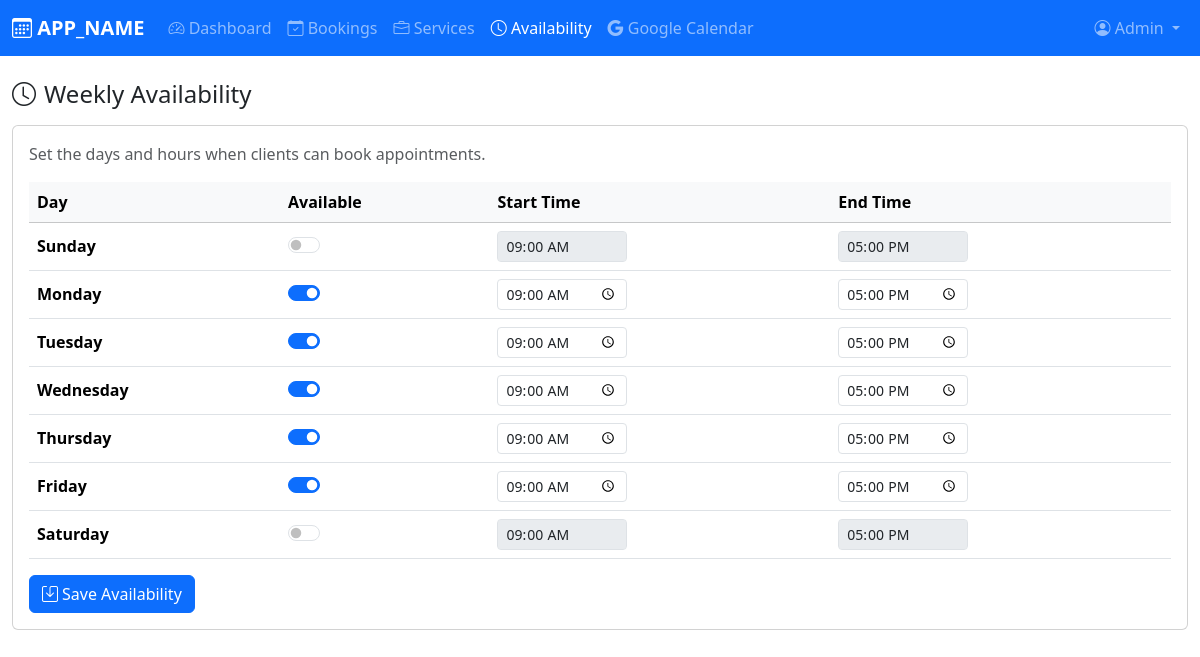
Screenshot of /admin/availability.php (signed in) with the database file from the repository.
### tables this page shows
CREATE TABLE IF NOT EXISTS availability (
    id INT AUTO_INCREMENT PRIMARY KEY,
    day_of_week TINYINT NOT NULL COMMENT '0=Sunday, 6=Saturday',
    start_time TIME NOT NULL,
    end_time TIME NOT NULL,
    is_available TINYINT(1) DEFAULT 1
);

### includes/auth.php (called while the page is built, shortened)
<?php
function h(string $value): string {
    return htmlspecialchars($value, ENT_QUOTES, 'UTF-8');
}

### admin/availability.php (the view, shortened to what this page needs)
<?php
require_once __DIR__ . '/../includes/auth.php';
$db = get_db();
$rows = $db->query('SELECT * FROM availability ORDER BY day_of_week ASC')->fetchAll();
$avail = [];
foreach ($rows as $r) {
    $avail[$r['day_of_week']] = $r;
}
$day_names = ['Sunday', 'Monday', 'Tuesday', 'Wednesday', 'Thursday', 'Friday', 'Saturday'];
$active_nav = 'availability';
require_once __DIR__ . '/../includes/admin_header.php';
?>
<div class="d-flex justify-content-between align-items-center mb-3">
    <h4 class="mb-0"><i class="bi bi-clock me-2"></i>Weekly Availability</h4>
</div>
<div class="card">
    <div class="card-body">
        <p class="text-muted">Set the days and hours when clients can book appointments.</p>
        <form method="post">
            <div class="table-responsive">
                <table class="table align-middle">
                    <thead class="table-light">
                        <tr>
                            <th>Day</th>
                            <th>Available</th>
                            <th>Start Time</th>
                            <th>End Time</th>
                        </tr>
                    </thead>
                    <tbody>
                        <?php for ($day = 0; $day <= 6; $day++): ?>
                        <?php $a = $avail[$day] ?? ['is_available' => 0, 'start_time' => '09:00:00', 'end_time' => '17:00:00']; ?>
                        <tr>
                            <td class="fw-semibold"><?= $day_names[$day] ?></td>
                            <td>
                                <div class="form-check form-switch">
                                    <input class="form-check-input availability-toggle" type="checkbox"
                                           name="available[<?= $day ?>]" value="1"
                                           id="avail_<?= $day ?>"
                                           <?= $a['is_available'] ? 'checked' : '' ?>
                                           data-day="<?= $day ?>">
                                </div>
                            </td>
                            <td>
                                <input type="time" class="form-control form-control-sm" style="width:130px"
                                       name="start[<?= $day ?>]"
                                       value="<?= substr(h($a['start_time']), 0, 5) ?>"
                                       <?= !$a['is_available'] ? 'disabled' : '' ?>
                                       id="start_<?= $day ?>">
                            </td>
                            <td>
                                <input type="time" class="form-control form-control-sm" style="width:130px"
                                       name="end[<?= $day ?>]"
                                       value="<?= substr(h($a['end_time']), 0, 5) ?>"
                                       <?= !$a['is_available'] ? 'disabled' : '' ?>
                                       id="end_<?= $day ?>">
                            </td>
                        </tr>
                        <?php endfor; ?>
                    </tbody>
                </table>
            </div>
            <button type="submit" class="btn btn-primary"><i class="bi bi-save me-1"></i>Save Availability</button>
        </form>
    </div>
</div>
<?php require_once __DIR__ . '/../includes/admin_footer.php'; ?>

### includes/admin_header.php (shortened to what this page needs)
<!DOCTYPE html>
<html lang="en">
<head>
    <link rel="stylesheet" href="https://cdn.jsdelivr.net/npm/bootstrap@5.3.2/dist/css/bootstrap.min.css">
    <link rel="stylesheet" href="https://cdn.jsdelivr.net/npm/bootstrap-icons@1.11.3/font/bootstrap-icons.min.css">
    <link rel="stylesheet" href="<?= APP_URL ?>/assets/css/style.css">
</head>
<body>
<nav class="navbar navbar-expand-lg navbar-dark bg-primary">
    <div class="container-fluid">
        <a class="navbar-brand fw-bold" href="<?= APP_URL ?>/admin/dashboard.php">
            <i class="bi bi-calendar3"></i> <?= h(APP_NAME) ?>
        </a>
        <div class="collapse navbar-collapse" id="adminNav">
            <ul class="navbar-nav me-auto">
                <li class="nav-item">
                    <a class="nav-link <?= ($active_nav ?? '') === 'dashboard' ? 'active' : '' ?>" href="<?= APP_URL ?>/admin/dashboard.php">
                        <i class="bi bi-speedometer2"></i> Dashboard
                    </a>
                </li>
                <li class="nav-item">
                    <a class="nav-link <?= ($active_nav ?? '') === 'bookings' ? 'active' : '' ?>" href="<?= APP_URL ?>/admin/bookings.php">
                        <i class="bi bi-calendar-check"></i> Bookings
                    </a>
                </li>
                <li class="nav-item">
                    <a class="nav-link <?= ($active_nav ?? '') === 'services' ? 'active' : '' ?>" href="<?= APP_URL ?>/admin/services.php">
                        <i class="bi bi-briefcase"></i> Services
                    </a>
                </li>
                <li class="nav-item">
                    <a class="nav-link <?= ($active_nav ?? '') === 'availability' ? 'active' : '' ?>" href="<?= APP_URL ?>/admin/availability.php">
                        <i class="bi bi-clock"></i> Availability
                    </a>
                </li>
                <li class="nav-item">
                    <a class="nav-link <?= ($active_nav ?? '') === 'google' ? 'active' : '' ?>" href="<?= APP_URL ?>/admin/google.php">
                        <i class="bi bi-google"></i> Google Calendar
                    </a>
                </li>
            </ul>
            <ul class="navbar-nav">
                <li class="nav-item dropdown">
                    <a class="nav-link dropdown-toggle" href="#" data-bs-toggle="dropdown">
                        <i class="bi bi-person-circle"></i> <?= h($_SESSION['user_name'] ?? 'Admin') ?>
                    </a>
                </li>
            </ul>
        </div>
    </div>
</nav>
<div class="container-fluid py-4">

### includes/admin_footer.php (shortened to what this page needs)
</div>
</body>
</html>

### assets/css/style.css (style rules this page uses)
.table td, .table th { vertical-align: middle; }

### rows the page displays
availability: day "Sunday", start_time "09:00", end_time "17:00"
availability: day "Monday", is_available "☑", start_time "09:00", end_time "17:00"
availability: day "Tuesday", is_available "☑", start_time "09:00", end_time "17:00"
availability: day "Wednesday", is_available "☑", start_time "09:00", end_time "17:00"
availability: day "Thursday", is_available "☑", start_time "09:00", end_time "17:00"
availability: day "Friday", is_available "☑", start_time "09:00", end_time "17:00"
availability: day "Saturday", start_time "09:00", end_time "17:00"

### other values shown
APP_NAME "APP_NAME"
$_SESSION['user_name'] "Admin"
